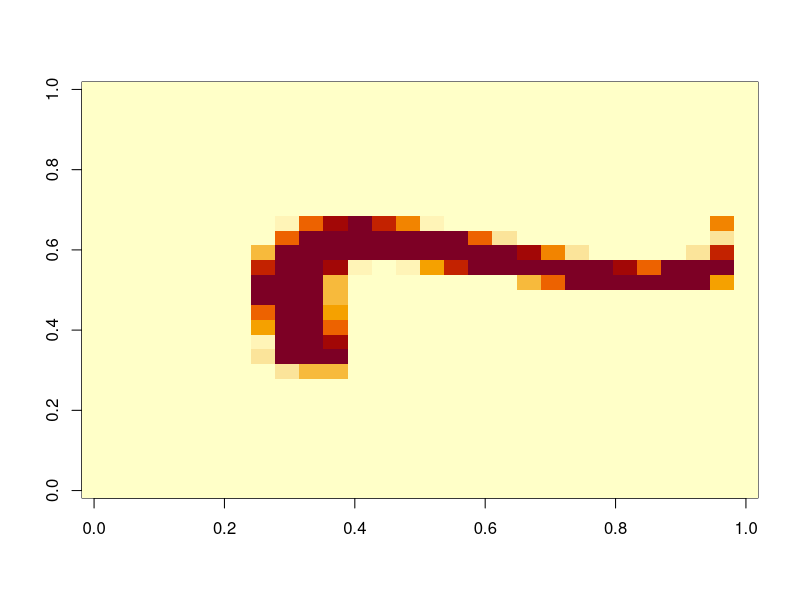
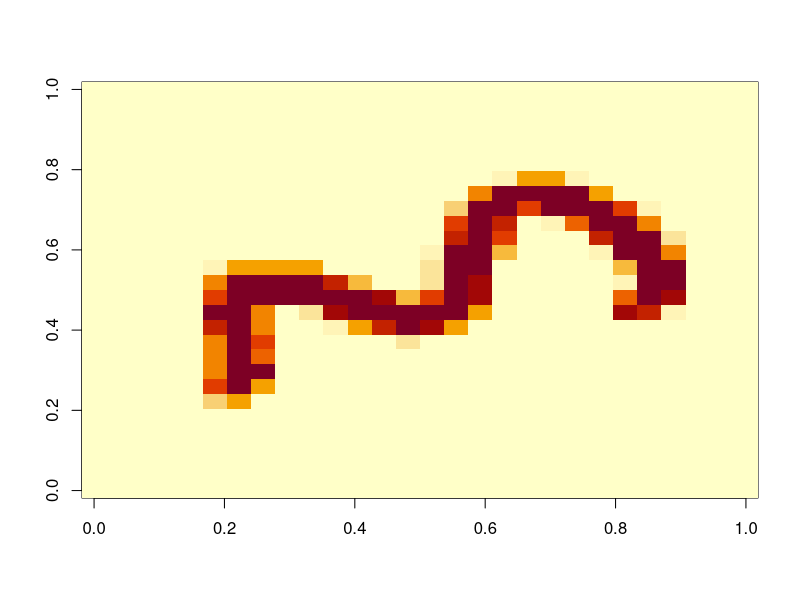

Here is the R script that generated these plots, in order:
rm(list = ls())
### Libraries (if necessary)
library(tidyverse)
library(pracma)
library(e1071)

set.seed(2023)

##### Question 3.A

#======================================================

dat    = read.csv('Digits2020.csv')

Y  =  dat[, 1]
X  =  as.matrix(dat[, -1])

image(matrix(X[1, ], 28, 28)) # Digit 7
image(matrix(X[2, ], 28, 28)) # Digit 3

# A function for finding K nearest neighbours: 

k_nn = function(X1, X2, k = 10){
  
  N1 = dim(X1)[1]
  N2 = dim(X2)[1]
  d  = dim(X1)[2]
  ones  = matrix(1,N1,1)
  inds  = matrix(0,N2,k)
  edges = inds
  for(i in 1:N2)
  {
    dists     = sqrt(rowSums((ones%*%X2[i,] -X1)^2))
    wh        = order(dists)[2:(k+1)]
    inds[i,]  = wh
    edges[i,] =dists[wh]
  }
  return(list(edges = edges, neighbours = inds, k = k))
}

# Calculate K nearest neighbours:

K   = 35
res = k_nn(X, X, K)

IsoMap = function(res, d){
  
  ## Your Work Here...
  
  N    = dim(res$edges)[1]
  Dg   = matrix(Inf, N, N)
  
  for(i in 1:N){
    
    Dg[i, res$neighbours[i, ]] = res$edges[i, ]
  }
  
  diag(Dg) = 0
  asp = allShortestPaths(Dg)
  
  Dg = asp$length
  
  # Construct the d-dimensional embedding
  
  H = diag(N) - (1/N * matrix(1, N, N))
  
  tau = -0.5 * H %*% (Dg^2) %*% H
  sv = svd(tau)
  
  y1 = sv$d[1] * sv$v[, 1]
  y2 = sv$d[2] * sv$v[, 2]
  
  # Return a list with the embedding in U:
  return(list(D1 = y1, D2 = y2, Dg = Dg, d = d))
}

# Q3.B
# Plot the embedding

isoMod = IsoMap(res, 2)

colours = c("darkblue", "darkorange")

isoData = data.frame("D1" = isoMod$D1,
                     "D2" = isoMod$D2,
                     "Response" = as.factor(Y))

pdf("embedPlot_Q3.pdf")
ggplot(isoData, aes(x = D1, y = D2, col = Response)) +
  geom_point(size = 3) +
  xlab("Dimension 1") +
  ylab("Dimension 2") +
  theme_bw(base_size = 14) +
  scale_color_manual(values = c("3" = "darkblue", "7" = "darkorange")) + 
  theme(legend.title = element_blank(),
        legend.text = element_text(size = 15))
dev.off()
